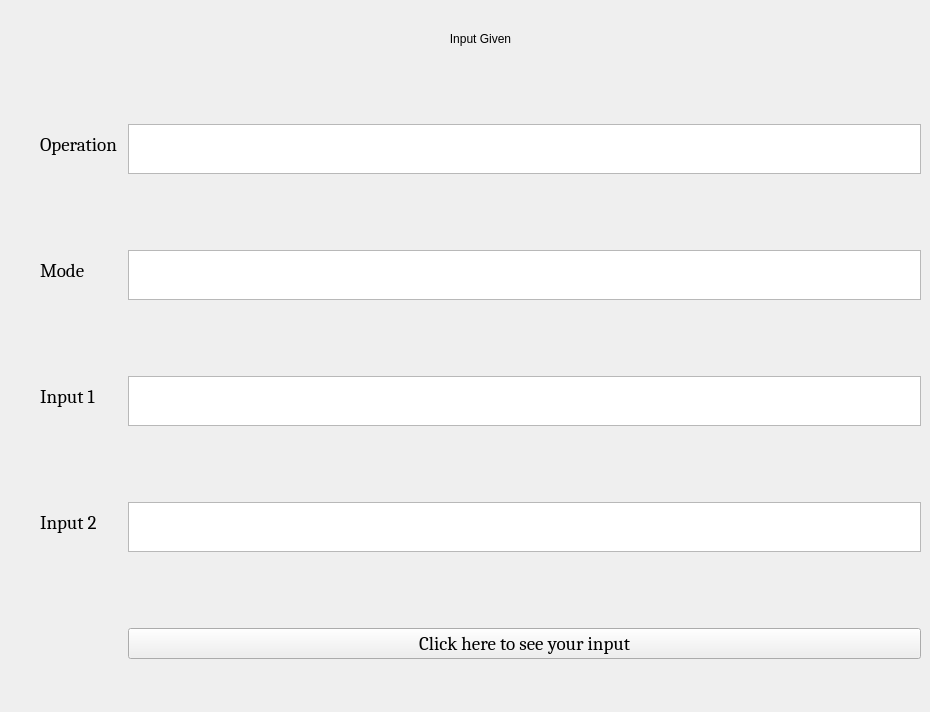
        <widget class="QWidget" name="page_7">
         <widget class="QWidget" name="layoutWidget">
          <property name="geometry">
           <rect>
            <x>40</x>
            <y>32</y>
            <width>881</width>
            <height>671</height>
           </rect>
          </property>
          <layout class="QVBoxLayout" name="verticalLayout_7">
           <item>
            <widget class="QLabel" name="label_14">
             <property name="text">
              <string>Input Given</string>
             </property>
             <property name="alignment">
              <set>Qt::AlignCenter</set>
             </property>
            </widget>
           </item>
           <item>
            <layout class="QFormLayout" name="formLayout_2">
             <property name="horizontalSpacing">
              <number>11</number>
             </property>
             <property name="verticalSpacing">
              <number>35</number>
             </property>
             <property name="leftMargin">
              <number>0</number>
             </property>
             <property name="topMargin">
              <number>31</number>
             </property>
             <item row="0" column="0">
              <widget class="QLabel" name="label_15">
               <property name="font">
                <font>
                 <family>Cambria</family>
                 <pointsize>14</pointsize>
                </font>
               </property>
               <property name="text">
                <string>Operation</string>
               </property>
              </widget>
             </item>
             <item row="0" column="1">
              <widget class="QTextEdit" name="textEdit_4">
               <property name="sizePolicy">
                <sizepolicy hsizetype="Fixed" vsizetype="Fixed">
                 <horstretch>0</horstretch>
                 <verstretch>0</verstretch>
                </sizepolicy>
               </property>
               <property name="maximumSize">
                <size>
                 <width>1000</width>
                 <height>50</height>
                </size>
               </property>
               <property name="font">
                <font>
                 <family>Cambria</family>
                 <pointsize>14</pointsize>
                </font>
               </property>
              </widget>
             </item>
             <item row="1" column="0">
              <widget class="QLabel" name="label_16">
               <property name="font">
                <font>
                 <family>Cambria</family>
                 <pointsize>14</pointsize>
                </font>
               </property>
               <property name="text">
                <string>Mode</string>
               </property>
              </widget>
             </item>
             <item row="1" column="1">
              <widget class="QTextEdit" name="textEdit_5">
               <property name="maximumSize">
                <size>
                 <width>1000</width>
                 <height>50</height>
                </size>
               </property>
               <property name="font">
                <font>
                 <family>Cambria</family>
                 <pointsize>14</pointsize>
                </font>
               </property>
              </widget>
             </item>
             <item row="2" column="0">
              <widget class="QLabel" name="label_17">
               <property name="font">
                <font>
                 <family>Cambria</family>
                 <pointsize>14</pointsize>
                </font>
               </property>
               <property name="text">
                <string>Input 1</string>
               </property>
              </widget>
             </item>
             <item row="3" column="0">
              <widget class="QLabel" name="label_18">
               <property name="font">
                <font>
                 <family>Cambria</family>
                 <pointsize>14</pointsize>
                </font>
               </property>
               <property name="text">
                <string>Input 2</string>
               </property>
              </widget>
             </item>
             <item row="2" column="1">
              <widget class="QTextEdit" name="textEdit_6">
               <property name="maximumSize">
                <size>
                 <width>1000</width>
                 <height>50</height>
                </size>
               </property>
               <property name="font">
                <font>
                 <family>Cambria</family>
                 <pointsize>14</pointsize>
                </font>
               </property>
              </widget>
             </item>
             <item row="3" column="1">
              <widget class="QTextEdit" name="textEdit_7">
               <property name="sizePolicy">
                <sizepolicy hsizetype="Fixed" vsizetype="Fixed">
                 <horstretch>0</horstretch>
                 <verstretch>0</verstretch>
                </sizepolicy>
               </property>
               <property name="maximumSize">
                <size>
                 <width>1000</width>
                 <height>50</height>
                </size>
               </property>
               <property name="font">
                <font>
                 <family>Cambria</family>
                 <pointsize>14</pointsize>
                </font>
               </property>
              </widget>
             </item>
             <item row="4" column="1">
              <widget class="QPushButton" name="pushButton_9">
               <property name="font">
                <font>
                 <family>Cambria</family>
                 <pointsize>14</pointsize>
                </font>
               </property>
               <property name="text">
                <string>Click here to see your input</string>
               </property>
              </widget>
             </item>
            </layout>
           </item>
          </layout>
         </widget>
        </widget>
